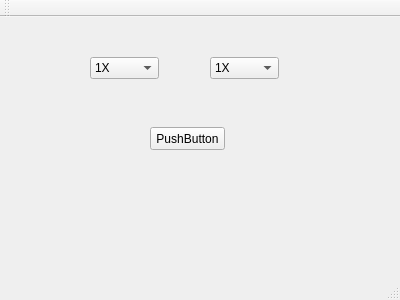
<?xml version="1.0" encoding="UTF-8"?>
<ui version="4.0">
 <class>MainWindow</class>
 <widget class="QMainWindow" name="MainWindow">
  <property name="geometry">
   <rect>
    <x>0</x>
    <y>0</y>
    <width>400</width>
    <height>300</height>
   </rect>
  </property>
  <property name="windowTitle">
   <string>MainWindow</string>
  </property>
  <widget class="QWidget" name="centralWidget">
   <widget class="QComboBox" name="comboBox">
    <property name="geometry">
     <rect>
      <x>90</x>
      <y>40</y>
      <width>69</width>
      <height>22</height>
     </rect>
    </property>
    <item>
     <property name="text">
      <string>1X</string>
     </property>
    </item>
    <item>
     <property name="text">
      <string>2X</string>
     </property>
    </item>
    <item>
     <property name="text">
      <string>3X</string>
     </property>
    </item>
    <item>
     <property name="text">
      <string>4X</string>
     </property>
    </item>
    <item>
     <property name="text">
      <string>5X</string>
     </property>
    </item>
   </widget>
   <widget class="QComboBox" name="comboBox_2">
    <property name="geometry">
     <rect>
      <x>210</x>
      <y>40</y>
      <width>69</width>
      <height>22</height>
     </rect>
    </property>
    <item>
     <property name="text">
      <string>1X</string>
     </property>
    </item>
    <item>
     <property name="text">
      <string>2X</string>
     </property>
    </item>
    <item>
     <property name="text">
      <string>3X</string>
     </property>
    </item>
    <item>
     <property name="text">
      <string>4X</string>
     </property>
    </item>
    <item>
     <property name="text">
      <string>5X</string>
     </property>
    </item>
   </widget>
   <widget class="QPushButton" name="pushButton">
    <property name="geometry">
     <rect>
      <x>150</x>
      <y>110</y>
      <width>75</width>
      <height>23</height>
     </rect>
    </property>
    <property name="text">
     <string>PushButton</string>
    </property>
   </widget>
  </widget>
  <widget class="QMenuBar" name="menuBar">
   <property name="geometry">
    <rect>
     <x>0</x>
     <y>0</y>
     <width>400</width>
     <height>21</height>
    </rect>
   </property>
  </widget>
  <widget class="QToolBar" name="mainToolBar">
   <attribute name="toolBarArea">
    <enum>TopToolBarArea</enum>
   </attribute>
   <attribute name="toolBarBreak">
    <bool>false</bool>
   </attribute>
  </widget>
  <widget class="QStatusBar" name="statusBar"/>
 </widget>
 <layoutdefault spacing="6" margin="11"/>
 <resources/>
 <connections/>
</ui>
